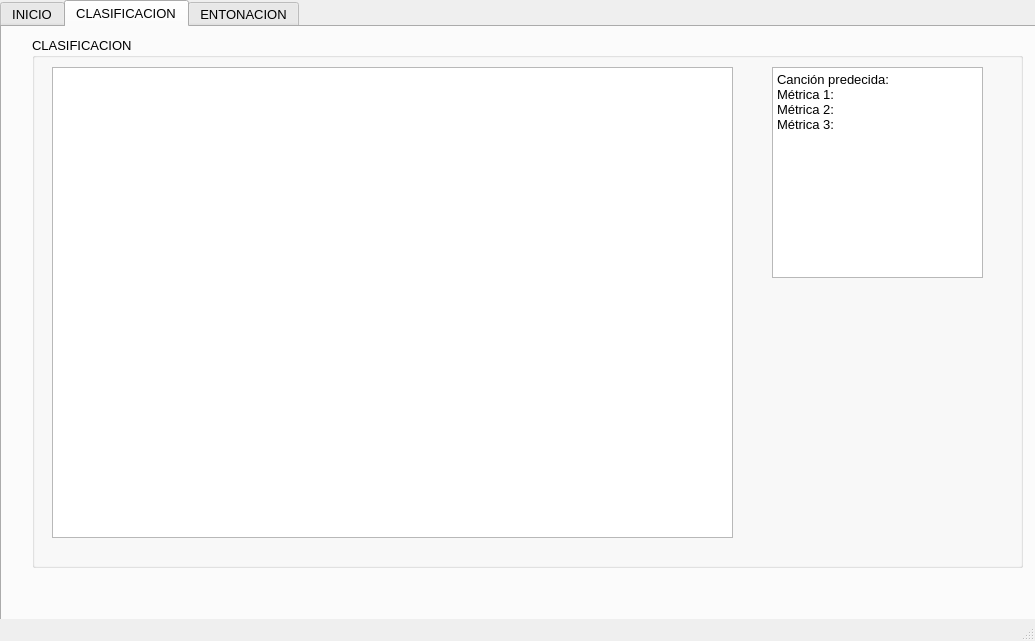
<?xml version="1.0" encoding="UTF-8"?>
<ui version="4.0">
 <class>MainWindow</class>
 <widget class="QMainWindow" name="MainWindow">
  <property name="geometry">
   <rect>
    <x>0</x>
    <y>0</y>
    <width>1035</width>
    <height>641</height>
   </rect>
  </property>
  <property name="windowTitle">
   <string>MainWindow</string>
  </property>
  <widget class="QWidget" name="centralwidget">
   <widget class="QTabWidget" name="tabResultados">
    <property name="geometry">
     <rect>
      <x>0</x>
      <y>0</y>
      <width>1051</width>
      <height>621</height>
     </rect>
    </property>
    <property name="font">
     <font>
      <pointsize>10</pointsize>
     </font>
    </property>
    <property name="currentIndex">
     <number>1</number>
    </property>
    <widget class="QWidget" name="tab_3">
     <attribute name="title">
      <string>INICIO</string>
     </attribute>
     <widget class="QWidget" name="widget" native="true">
      <property name="geometry">
       <rect>
        <x>-1</x>
        <y>0</y>
        <width>1031</width>
        <height>601</height>
       </rect>
      </property>
      <widget class="QGroupBox" name="conexion_4">
       <property name="geometry">
        <rect>
         <x>30</x>
         <y>160</y>
         <width>971</width>
         <height>251</height>
        </rect>
       </property>
       <property name="font">
        <font>
         <pointsize>10</pointsize>
        </font>
       </property>
       <property name="title">
        <string>CANCIONES DISPONIBLES</string>
       </property>
       <layout class="QHBoxLayout" name="horizontalLayout_4">
        <item>
         <widget class="QWidget" name="widget_3" native="true">
          <property name="font">
           <font>
            <pointsize>10</pointsize>
           </font>
          </property>
          <widget class="QTableWidget" name="tblCanciones">
           <property name="enabled">
            <bool>true</bool>
           </property>
           <property name="geometry">
            <rect>
             <x>0</x>
             <y>0</y>
             <width>821</width>
             <height>211</height>
            </rect>
           </property>
           <column>
            <property name="text">
             <string>TITULO</string>
            </property>
           </column>
           <column>
            <property name="text">
             <string>ARTISTA</string>
            </property>
           </column>
           <column>
            <property name="text">
             <string>DURACION</string>
            </property>
           </column>
          </widget>
          <widget class="QPushButton" name="btnSeleccionar">
           <property name="geometry">
            <rect>
             <x>830</x>
             <y>0</y>
             <width>119</width>
             <height>23</height>
            </rect>
           </property>
           <property name="text">
            <string>SELECCIONAR</string>
           </property>
          </widget>
         </widget>
        </item>
       </layout>
      </widget>
      <widget class="QGroupBox" name="conexion_2">
       <property name="geometry">
        <rect>
         <x>30</x>
         <y>440</y>
         <width>971</width>
         <height>131</height>
        </rect>
       </property>
       <property name="font">
        <font>
         <pointsize>10</pointsize>
        </font>
       </property>
       <property name="title">
        <string>PISTA SELECCIONADA</string>
       </property>
       <widget class="QLabel" name="lblCancion">
        <property name="geometry">
         <rect>
          <x>10</x>
          <y>23</y>
          <width>411</width>
          <height>81</height>
         </rect>
        </property>
        <property name="text">
         <string>TITULO CANCION SELECCCIONADA</string>
        </property>
       </widget>
       <widget class="QPushButton" name="btnGrabar">
        <property name="geometry">
         <rect>
          <x>830</x>
          <y>20</y>
          <width>119</width>
          <height>23</height>
         </rect>
        </property>
        <property name="text">
         <string>GRABAR</string>
        </property>
       </widget>
       <widget class="QPushButton" name="btnCancelar">
        <property name="geometry">
         <rect>
          <x>830</x>
          <y>80</y>
          <width>119</width>
          <height>23</height>
         </rect>
        </property>
        <property name="text">
         <string>CANCELAR</string>
        </property>
       </widget>
       <widget class="QPushButton" name="btnCargar">
        <property name="geometry">
         <rect>
          <x>830</x>
          <y>50</y>
          <width>119</width>
          <height>23</height>
         </rect>
        </property>
        <property name="text">
         <string>CARGAR</string>
        </property>
       </widget>
      </widget>
      <widget class="QGroupBox" name="conexion_6">
       <property name="geometry">
        <rect>
         <x>30</x>
         <y>10</y>
         <width>971</width>
         <height>131</height>
        </rect>
       </property>
       <property name="font">
        <font>
         <pointsize>10</pointsize>
        </font>
       </property>
       <property name="title">
        <string/>
       </property>
       <widget class="QLabel" name="label_3">
        <property name="geometry">
         <rect>
          <x>260</x>
          <y>20</y>
          <width>422</width>
          <height>77</height>
         </rect>
        </property>
        <property name="font">
         <font>
          <pointsize>48</pointsize>
          <weight>75</weight>
          <bold>true</bold>
         </font>
        </property>
        <property name="text">
         <string>BIENVENIDO</string>
        </property>
        <property name="alignment">
         <set>Qt::AlignCenter</set>
        </property>
       </widget>
      </widget>
     </widget>
    </widget>
    <widget class="QWidget" name="tab_4">
     <attribute name="title">
      <string>CLASIFICACION</string>
     </attribute>
     <widget class="QWidget" name="widget_2" native="true">
      <property name="geometry">
       <rect>
        <x>0</x>
        <y>0</y>
        <width>1041</width>
        <height>611</height>
       </rect>
      </property>
      <widget class="QGroupBox" name="conexion_3">
       <property name="geometry">
        <rect>
         <x>30</x>
         <y>10</y>
         <width>991</width>
         <height>531</height>
        </rect>
       </property>
       <property name="font">
        <font>
         <pointsize>10</pointsize>
        </font>
       </property>
       <property name="title">
        <string>CLASIFICACION</string>
       </property>
       <widget class="QPlainTextEdit" name="txtMetricas">
        <property name="geometry">
         <rect>
          <x>740</x>
          <y>30</y>
          <width>211</width>
          <height>211</height>
         </rect>
        </property>
        <property name="plainText">
         <string>Canción predecida:
Métrica 1:
Métrica 2:
Métrica 3:</string>
        </property>
       </widget>
       <widget class="QGraphicsView" name="graficoClasificacion">
        <property name="geometry">
         <rect>
          <x>20</x>
          <y>30</y>
          <width>681</width>
          <height>471</height>
         </rect>
        </property>
       </widget>
      </widget>
     </widget>
    </widget>
    <widget class="QWidget" name="tab_5">
     <attribute name="title">
      <string>ENTONACION</string>
     </attribute>
     <widget class="QGroupBox" name="conexion_5">
      <property name="geometry">
       <rect>
        <x>20</x>
        <y>40</y>
        <width>991</width>
        <height>541</height>
       </rect>
      </property>
      <property name="font">
       <font>
        <pointsize>10</pointsize>
       </font>
      </property>
      <property name="title">
       <string>GRAFICO DE ENTONACION</string>
      </property>
      <widget class="QGraphicsView" name="graficoEntonacion">
       <property name="geometry">
        <rect>
         <x>20</x>
         <y>60</y>
         <width>931</width>
         <height>481</height>
        </rect>
       </property>
      </widget>
      <widget class="QWidget" name="widget_4" native="true">
       <property name="geometry">
        <rect>
         <x>10</x>
         <y>10</y>
         <width>411</width>
         <height>42</height>
        </rect>
       </property>
       <layout class="QHBoxLayout" name="horizontalLayout">
        <item>
         <widget class="QLabel" name="label">
          <property name="text">
           <string>INICIO:</string>
          </property>
         </widget>
        </item>
        <item>
         <widget class="QLineEdit" name="txtInicio"/>
        </item>
        <item>
         <widget class="QLabel" name="label_2">
          <property name="text">
           <string>FIN:</string>
          </property>
         </widget>
        </item>
        <item>
         <widget class="QLineEdit" name="txtFin"/>
        </item>
        <item>
         <widget class="QPushButton" name="btnSeleccionarTramo">
          <property name="text">
           <string>SELECCIONAR</string>
          </property>
         </widget>
        </item>
       </layout>
      </widget>
     </widget>
    </widget>
   </widget>
  </widget>
  <widget class="QStatusBar" name="statusbar"/>
 </widget>
 <resources/>
 <connections/>
</ui>
